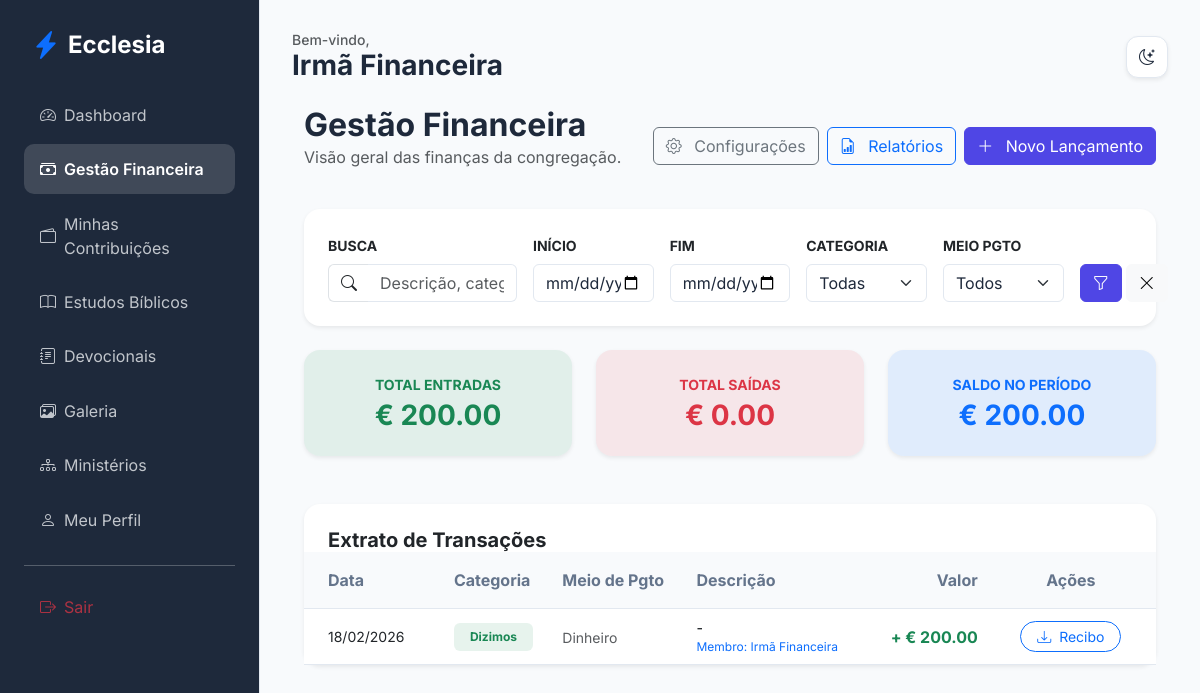
/finance/dashboard (signed in), run on the app's committed database.
### app/core/models.py (models this page shows, shortened)
class User(db.Model, UserMixin):
    id = db.Column(db.Integer, primary_key=True)
    name = db.Column(db.String(100), nullable=False)
    email = db.Column(db.String(120), unique=True, nullable=False)
    password_hash = db.Column(db.String(128))
    birth_date = db.Column(db.Date)
    gender = db.Column(db.String(20))
    documents = db.Column(db.String(200)) # Flexível para diferentes países
    address = db.Column(db.Text)
    phone = db.Column(db.String(50))
    profile_photo = db.Column(db.String(255), nullable=True)
    status = db.Column(db.String(20), default='pending') # pending, active, rejected
    is_email_verified = db.Column(db.Boolean, default=False)
    email_verification_token = db.Column(db.String(100), unique=True, nullable=True)
    data_consent = db.Column(db.Boolean, default=False)
    data_consent_date = db.Column(db.DateTime)
    marketing_consent = db.Column(db.Boolean, default=False)
    is_ministry_leader = db.Column(db.Boolean, default=False)
    church_id = db.Column(db.Integer, db.ForeignKey('church.id'))
    family_id = db.Column(db.Integer, db.ForeignKey('family.id'), nullable=True)
    church_role_id = db.Column(db.Integer, db.ForeignKey('church_role.id'), nullable=True)
    ministries = db.relationship('Ministry', secondary=member_ministries, backref=db.backref('members', lazy='dynamic'))
    can_manage_ministries = db.Column(db.Boolean, default=False)
    can_manage_media = db.Column(db.Boolean, default=False)
    can_publish_devotionals = db.Column(db.Boolean, default=False)
    can_approve_members = db.Column(db.Boolean, default=False)
    can_manage_finance = db.Column(db.Boolean, default=False)
    can_manage_kids = db.Column(db.Boolean, default=False)
    can_manage_events = db.Column(db.Boolean, default=False)

class Church(db.Model):
    id = db.Column(db.Integer, primary_key=True)
    name = db.Column(db.String(100), nullable=False)
    address = db.Column(db.String(200))
    city = db.Column(db.String(100))
    country = db.Column(db.String(100))
    nif = db.Column(db.String(20)) # Número de Contribuinte
    email = db.Column(db.String(120))
    currency_symbol = db.Column(db.String(5), default='R$')
    is_main = db.Column(db.Boolean, default=False)
    created_at = db.Column(db.DateTime, default=datetime.utcnow)
    members = db.relationship('User', backref='church', lazy=True)
    ministries = db.relationship('Ministry', backref='church', lazy=True)
    assets = db.relationship('Asset', backref='church', lazy=True)
    roles = db.relationship('ChurchRole', backref='church', lazy=True, cascade="all, delete-orphan")

class Transaction(db.Model):
    id = db.Column(db.Integer, primary_key=True)
    type = db.Column(db.String(10)) # income, expense
    category_id = db.Column(db.Integer, db.ForeignKey('transaction_category.id'), nullable=True)
    category_name = db.Column(db.String(100))
    payment_method_id = db.Column(db.Integer, db.ForeignKey('payment_method.id'), nullable=True)
    payment_method_name = db.Column(db.String(100))
    amount = db.Column(db.Float, nullable=False)
    date = db.Column(db.DateTime, default=datetime.utcnow)
    description = db.Column(db.Text)
    user_id = db.Column(db.Integer, db.ForeignKey('user.id'), nullable=True)
    church_id = db.Column(db.Integer, db.ForeignKey('church.id'))
    receipt_path = db.Column(db.String(255))
    category = db.relationship('TransactionCategory', backref='transactions')
    payment_method = db.relationship('PaymentMethod', backref='transactions')
    church = db.relationship('Church', backref='transactions')
    user = db.relationship('User', backref='transactions')

### app/modules/finance/routes.py (the view)
@finance_bp.route('/dashboard')
@login_required
def dashboard():
    if can_manage_finance():
        search = request.args.get('search')
        start_date = request.args.get('start_date')
        end_date = request.args.get('end_date')
        category_id = request.args.get('category_id')
        payment_method_id = request.args.get('payment_method_id')
        tx_type = request.args.get('type')
        if is_admin():
            query = Transaction.query
            asset_query = Asset.query
        else:
            query = Transaction.query.filter_by(church_id=current_user.church_id)
            asset_query = Asset.query.filter_by(church_id=current_user.church_id)
        if search:
            query = query.filter(or_(
                Transaction.description.ilike(f'%{search}%'),
                Transaction.category_name.ilike(f'%{search}%'),
                Transaction.payment_method_name.ilike(f'%{search}%')
            ))
        if start_date:
            query = query.filter(Transaction.date >= datetime.strptime(start_date, '%Y-%m-%d'))
        if end_date:
            query = query.filter(Transaction.date <= datetime.strptime(end_date, '%Y-%m-%d') + timedelta(days=1))
        if category_id:
            query = query.filter(Transaction.category_id == category_id)
        if payment_method_id:
            query = query.filter(Transaction.payment_method_id == payment_method_id)
        if tx_type:
            query = query.filter(Transaction.type == tx_type)
        transactions = query.order_by(Transaction.date.desc()).all()
        assets = asset_query.all()
        categories = TransactionCategory.query.filter_by(church_id=current_user.church_id, is_active=True).all()
        payment_methods = PaymentMethod.query.filter_by(church_id=current_user.church_id, is_active=True).all()
        total_income = sum(t.amount for t in transactions if t.type == 'income')
        total_expense = sum(t.amount for t in transactions if t.type == 'expense')
        stats = {
            'income': total_income,
            'expense': total_expense,
            'balance': total_income - total_expense
        }
        return render_template('finance/dashboard.html',
                               transactions=transactions,
                               assets=assets,
                               stats=stats,
                               categories=categories,
                               payment_methods=payment_methods,
                               filters={'search': search, 'start_date': start_date, 'end_date': end_date, 'category_id': category_id, 'payment_method_id': payment_method_id, 'type': tx_type})
    return redirect(url_for('finance.member_finance'))

### app/templates/finance/dashboard.html (shortened to what this page needs)
{% extends "base.html" %}
{% block content %}
<div class="container-fluid">
    <div class="d-flex justify-content-between align-items-center mb-4">
        <div>
            <h2 class="fw-bold mb-0">Gestão Financeira</h2>
            <p class="text-muted">Visão geral das finanças da congregação.</p>
        </div>
        <div class="d-flex gap-2">
            <a href="{{ url_for('finance.manage_settings') }}" class="btn btn-outline-secondary">
                <i class="bi bi-gear me-2"></i> Configurações
            </a>
            <a href="{{ url_for('finance.report') }}" class="btn btn-outline-primary">
                <i class="bi bi-file-earmark-bar-graph me-2"></i> Relatórios
            </a>
            <a href="{{ url_for('finance.add_transaction') }}" class="btn btn-primary">
                <i class="bi bi-plus-lg me-2"></i> Novo Lançamento
            </a>
        </div>
    </div>
    <div class="card border-0 shadow-sm mb-4">
        <div class="card-body p-4">
            <form method="GET" action="{{ url_for('finance.dashboard') }}" class="row g-3">
                <div class="col-md-3">
                    <label class="form-label small fw-bold">BUSCA</label>
                    <div class="input-group">
                        <span class="input-group-text bg-transparent border-end-0"><i class="bi bi-search"></i></span>
                        <input type="text" name="search" class="form-control border-start-0" placeholder="Descrição, categoria..." value="{{ filters.search or '' }}">
                    </div>
                </div>
                <div class="col-md-2">
                    <label class="form-label small fw-bold">INÍCIO</label>
                    <input type="date" name="start_date" class="form-control" value="{{ filters.start_date or '' }}">
                </div>
                <div class="col-md-2">
                    <label class="form-label small fw-bold">FIM</label>
                    <input type="date" name="end_date" class="form-control" value="{{ filters.end_date or '' }}">
                </div>
                <div class="col-md-2">
                    <label class="form-label small fw-bold">CATEGORIA</label>
                    <select name="category_id" class="form-select">
                        <option value="">Todas</option>
                    </select>
                </div>
                <div class="col-md-2">
                    <label class="form-label small fw-bold">MEIO PGTO</label>
                    <select name="payment_method_id" class="form-select">
                        <option value="">Todos</option>
                    </select>
                </div>
                <div class="col-md-1 d-flex align-items-end gap-1">
                    <button type="submit" class="btn btn-primary w-100"><i class="bi bi-funnel"></i></button>
                    <a href="{{ url_for('finance.dashboard') }}" class="btn btn-light" title="Limpar"><i class="bi bi-x-lg"></i></a>
                </div>
            </form>
        </div>
    </div>
    {% if stats %}
    <div class="row g-4 mb-5">
        <div class="col-md-4">
            <div class="card border-0 shadow-sm bg-success bg-opacity-10">
                <div class="card-body p-4 text-center">
                    <p class="text-success small fw-bold mb-1 text-uppercase">Total Entradas</p>
                    <h3 class="fw-bold text-success mb-0">{{ (current_user.church.currency_symbol if current_user.church else 'R$') if current_user.church else 'R$' }} {{ "%.2f"|format(stats.income) }}</h3>
                </div>
            </div>
        </div>
        <div class="col-md-4">
            <div class="card border-0 shadow-sm bg-danger bg-opacity-10">
                <div class="card-body p-4 text-center">
                    <p class="text-danger small fw-bold mb-1 text-uppercase">Total Saídas</p>
                    <h3 class="fw-bold text-danger mb-0">{{ (current_user.church.currency_symbol if current_user.church else 'R$') if current_user.church else 'R$' }} {{ "%.2f"|format(stats.expense) }}</h3>
                </div>
            </div>
        </div>
        <div class="col-md-4">
            <div class="card border-0 shadow-sm bg-primary bg-opacity-10">
                <div class="card-body p-4 text-center">
                    <p class="text-primary small fw-bold mb-1 text-uppercase">Saldo no Período</p>
                    <h3 class="fw-bold text-primary mb-0">{{ (current_user.church.currency_symbol if current_user.church else 'R$') if current_user.church else 'R$' }} {{ "%.2f"|format(stats.balance) }}</h3>
                </div>
            </div>
        </div>
    </div>
    {% endif %}
    <div class="row g-4">
        <div class="col-lg-12">
            <div class="card border-0 shadow-sm">
                <div class="card-header bg-transparent border-0 p-4 pb-0">
                    <h5 class="fw-bold mb-0">Extrato de Transações</h5>
                </div>
                <div class="card-body p-0">
                    <div class="table-responsive">
                        <table class="table table-hover align-middle mb-0">
                            <thead class="bg-light">
                                <tr>
                                    <th class="px-4 py-3">Data</th>
                                    <th class="py-3">Categoria</th>
                                    <th class="py-3">Meio de Pgto</th>
                                    <th class="py-3">Descrição</th>
                                    <th class="py-3 text-end">Valor</th>
                                    <th class="px-4 py-3 text-center">Ações</th>
                                </tr>
                            </thead>
                            <tbody>
                                {% for tx in transactions %}
                                <tr>
                                    <td class="px-4 small">{{ tx.date.strftime('%d/%m/%Y') }}</td>
                                    <td>
                                        <span class="badge bg-{{ 'success' if tx.type == 'income' else 'danger' }} bg-opacity-10 text-{{ 'success' if tx.type == 'income' else 'danger' }} px-3 py-2">
                                            {{ tx.category_name or 'Geral' }}
                                        </span>
                                    </td>
                                    <td>
                                        <span class="small text-muted">
                                            {{ tx.payment_method_name or 'Dinheiro' }}
                                        </span>
                                    </td>
                                    <td>
                                        <div class="small fw-medium">{{ tx.description or '-' }}</div>
                                        {% if tx.user %}
                                        <div class="extra-small text-primary">Membro: {{ tx.user.name }}</div>
                                        {% endif %}
                                    </td>
                                    <td class="text-end fw-bold {{ 'text-success' if tx.type == 'income' else 'text-danger' }}">
                                        {{ '+' if tx.type == 'income' else '-' }} {{ tx.church.currency_symbol if tx.church else 'R$' }} {{ "%.2f"|format(tx.amount) }}
                                    </td>
                                    <td class="px-4 text-center">
                                        {% if tx.user_id %}
                                        <a href="{{ url_for('finance.download_receipt', tx_id=tx.id) }}" class="btn btn-sm btn-outline-primary rounded-pill px-3">
                                            <i class="bi bi-download me-1"></i> Recibo
                                        </a>
                                        {% else %}
                                        <span class="text-muted small">-</span>
                                        {% endif %}
                                    </td>
                                </tr>
                                {% endfor %}
                            </tbody>
                        </table>
                    </div>
                </div>
            </div>
        </div>
    </div>
</div>
{% endblock %}

### app/templates/base.html (shortened to what this page needs)
<!DOCTYPE html>
<html lang="pt-BR">
<head>
    <link href="https://cdn.jsdelivr.net/npm/bootstrap@5.3.0/dist/css/bootstrap.min.css" rel="stylesheet">
    <link href="https://cdn.jsdelivr.net/npm/bootstrap-icons@1.10.0/font/bootstrap-icons.css" rel="stylesheet">
    <link rel="stylesheet" href="{{ url_for('static', filename='css/premium.css') }}">
</head>
<body>
    {% if current_user.is_authenticated %}
    <div class="sidebar d-none d-lg-block">
        <div class="d-flex align-items-center mb-4 px-2">
            <i class="bi bi-lightning-charge-fill text-primary fs-3 me-2"></i>
            <h4 class="mb-0 fw-bold text-white">Ecclesia</h4>
        </div>
        {% include 'includes/_nav_links.html' %}
    </div>
    {% endif %}
    <div class="main-content {{ 'mx-auto' if not current_user.is_authenticated }}">
        {% if current_user.is_authenticated %}
        <header class="d-flex justify-content-between align-items-center mb-4 d-none d-lg-flex">
            <div>
                <h5 class="text-muted mb-0 small">Bem-vindo,</h5>
                <h3 class="fw-bold mb-0">{{ current_user.name }}</h3>
            </div>
            <div class="theme-toggle shadow-sm" onclick="toggleTheme()">
                <i class="bi bi-moon-stars" id="theme-icon"></i>
            </div>
        </header>
        {% endif %}
        {% block content %}{% endblock %}
    </div>
</body>
</html>

### data on the page
User: name "Irmã Financeira"
Church: currency_symbol "€"
Transaction: date "18/02/2026", category_name "Dizimos", payment_method_name "Dinheiro", description "-", user.name "Irmã Financeira", type "+", church "€", amount "200.00"

### other printed values
{{ "%.2f"|format(stats.income) }} "200.00"
{{ "%.2f"|format(stats.expense) }} "0.00"
{{ "%.2f"|format(stats.balance) }} "200.00"
